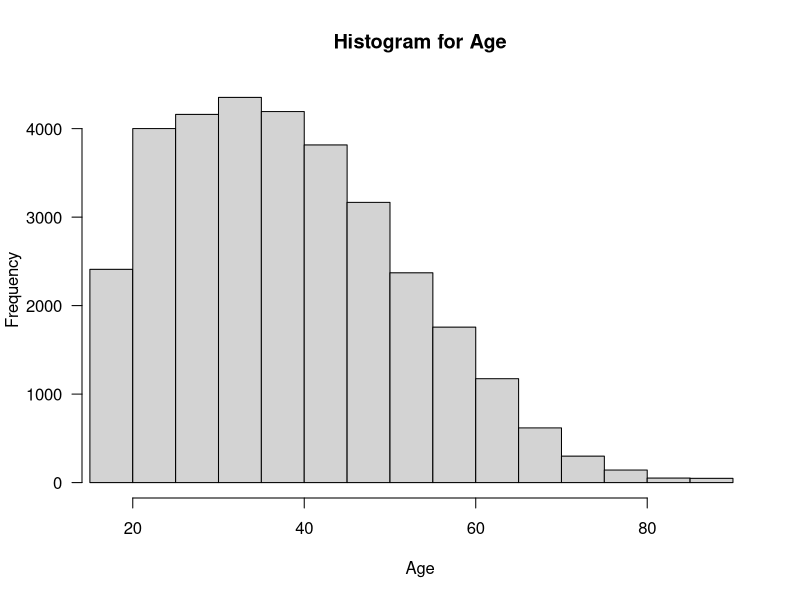
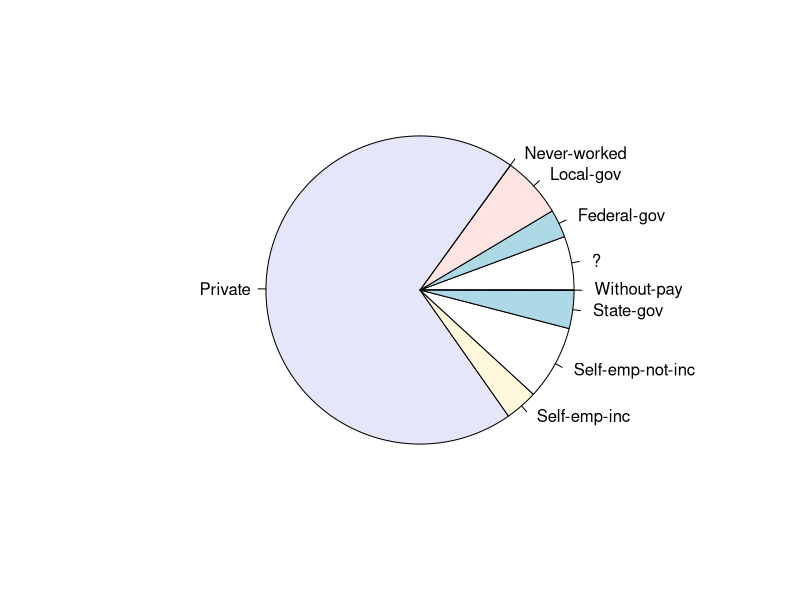
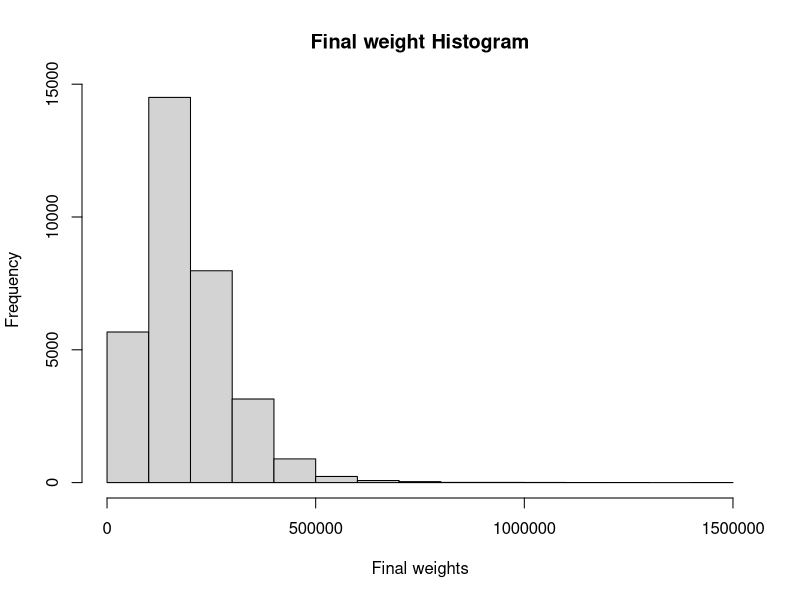
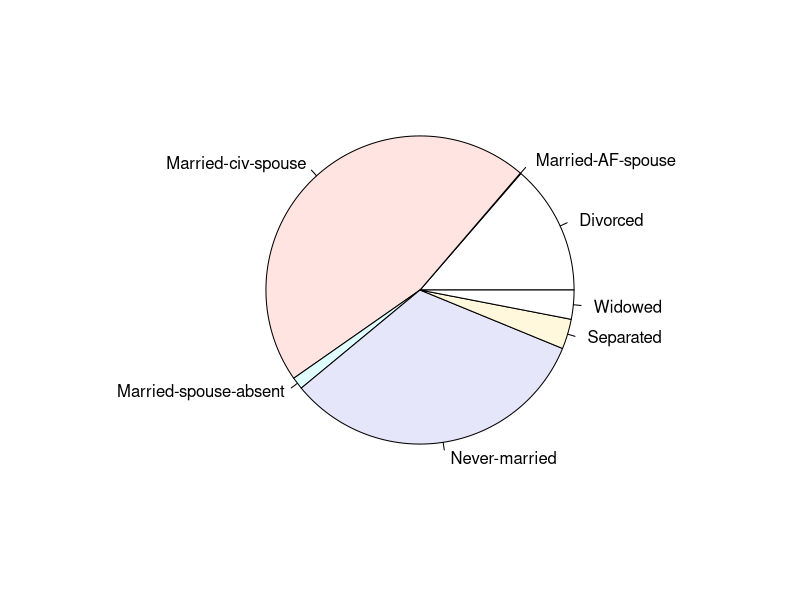
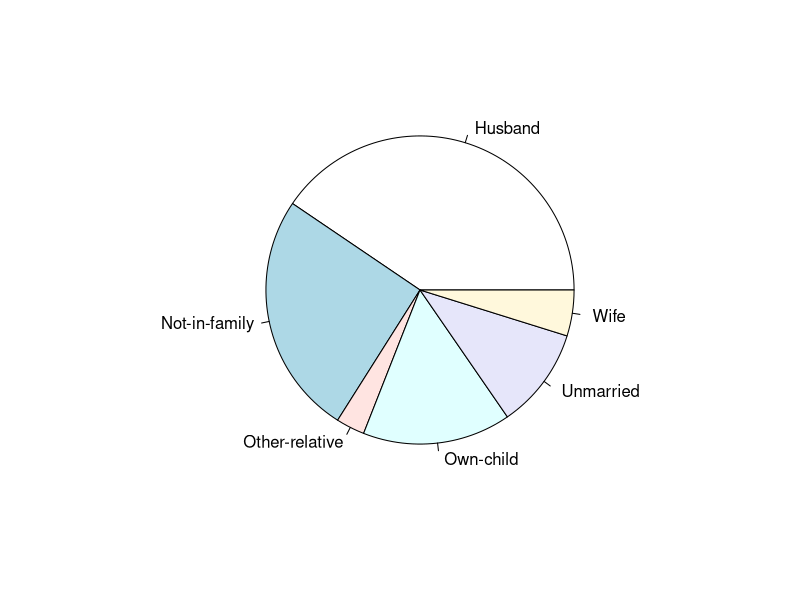
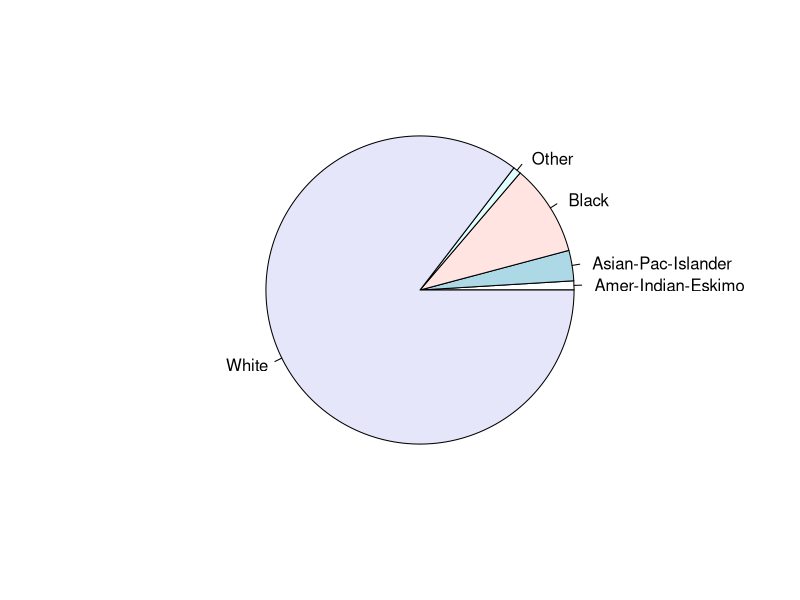
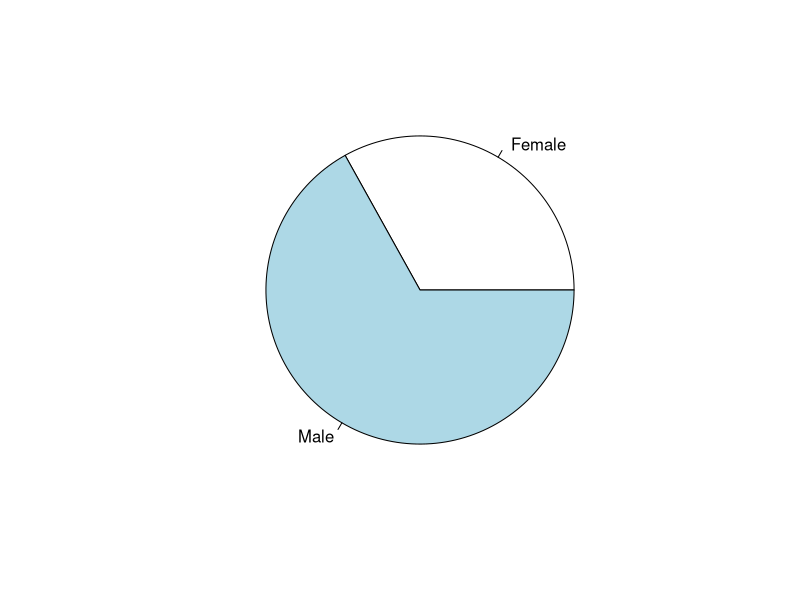
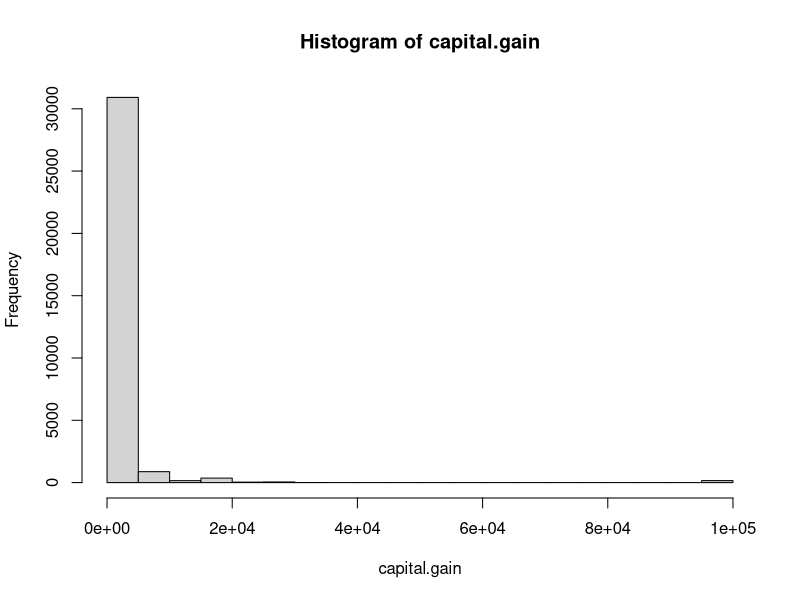

The R script that drew these images, in order: (Note: this script raises an error after producing the figures.)
# Introduction to Big Data
# Phase 3
# 
# Data used:
#     The data is from a census bureau database. 
#
# This script file reads the data, 
# visualizes the data by plotting histograms of each feature
# Finds and states outlier of every attribute 

#
# Analyzing the dataset
#

# Read the data into a data frame
dataset = read.table("adult.data", header= TRUE, sep = ",")
# Print the feature names
colnames(dataset)
# Dimensions of the raw data
dim(dataset)


# Attach the database to the R search path
attach(dataset)

#
# Printing details of the dataset
#

# Print the summary of the dataset
summary(dataset)
# Display internal structure of dataset, which tells what are the different values of every attribute along with its 
#levels
str(dataset)

#
# Visualization
#
# Our dataset includes people ranging from 17-90 years of age which seems appropriate in census dataset.
summary(age)

# Display histogram of feature "age" . Our dataset is concentrated 
# in the 28-38 (first quartile~second quartile) year range which is expected as that would  
# categorize the working age group
## Frequency table
counts <- table(age)
## The most frequent and least frequent values. 
# Most frequently occuring value is of the 36year olds. 
# Least frequent values for age 86 and 87.
counts[which.max(counts)]
counts[which.min(counts)]
hist(age,main="Histogram for Age",xlab="Age", xlim=c(17,90),las=1, 
     breaks=20)

# Display histogram of feature "workclass". Majority of the dataset 
# are employed in the private sector
pie(table(workclass))

# Display histogram of feature "fnlwgt". 
hist(fnlwgt, main = "Final weight Histogram", xlab = "Final weights")
#Final weight attribute consists of 
# continuous values. final weight doesn't seem to be
# correlated to any of the other values.
# fnlwgt doesn't seem very relevant in this datset. And so we might choose to drop
# this attribute.

#
# Display histogram of feature "education"
educationTable <-data.frame(count=sort(table(education), decreasing=TRUE))
educationTable
#We have a hypothesis that the higher the education, the higher the income. We would emphasise this using correlation in the later stages
under20yearsAge <- dataset[ which(age<20), ]
dim(under20yearsAge)
table(under20yearsAge$education)
#demonstrates the education qualification frequency of people under the age of 20

# Display histogram of feature "education.num"
summary(education.num)
table(education.num)

dim(educationTable)
#the quantity education.num ranges from 1 to 16. Majority values concentrated between 9 and 12. 
# Number of distinct values for education attribute is 16. There seems to be some correlation between the two values
# education.num seems to be certain measure of the education attribute

# Display histogram of feature "marital.status". Majority of our dataset fall under the
# Married-civ-spouse or the never married category
pie(table(marital.status))
# Display histogram of feature "occupation". "?" represent null values
occupationTable <-data.frame(count=sort(table(occupation), decreasing=TRUE))
occupationTable
# Display histogram of feature "relationship"
pie(table(relationship))

# Display histogram of feature "race". More than 75% of the dataset are white people. This column would be dropped
pie(table(race))
# Display histogram of feature "sex". Almost 3/4th of the dataset are male
pie(table(sex))
husbandData <- dataset[ which(sex == " Female" & relationship==" Husband"), ]
dim(husbandData)
#noisy data like the above state that an entry with relationship as Husband, has sex as Female exists. Other such
#data need to be identified

# Display histogram of feature "capital.gain".Most values have value zero. Hence the column will be dropped
hist(capital.gain)
# Display histogram of feature "capital.loss".Most values have value zero. Hence the column will be dropped
hist(capital.loss)
# Display histogram of feature "hours.per.week". As the working class is expected to work 40 hours a week the data seems
# appropriate
hist(hours.per.week)

# Display histogram of feature "native.country". The dataset consists of values from people in the
#United States. Thus this column would be dropped
plot(table(native.country))
countries<-table(native.country)
countries[which.max(countries)]

# Display histogram of feature "prediction"
plot(prediction)
# Display the lower correlation plot of the dataset
